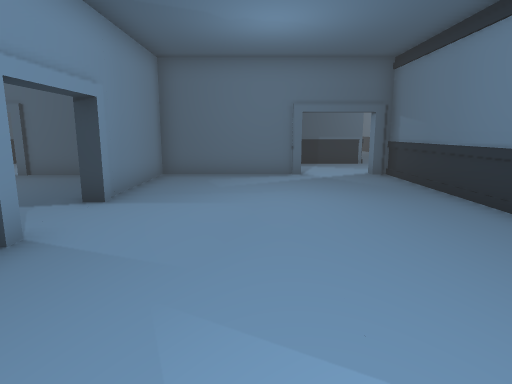
[1] (above)

20 first-person views from a walk through a Unity game level. The camera is 1.4 m above the floor, tilts 10° down and sees 75° across. Doors are open. The floor is counted in squares, 1 m on a side. Each view is taken from the middle of a square. On the plan, view 1 faces up. The plan holds only what a view shows up to about 15 squares ahead; the rest is blank. The place goes on beyond the plan.

[2]
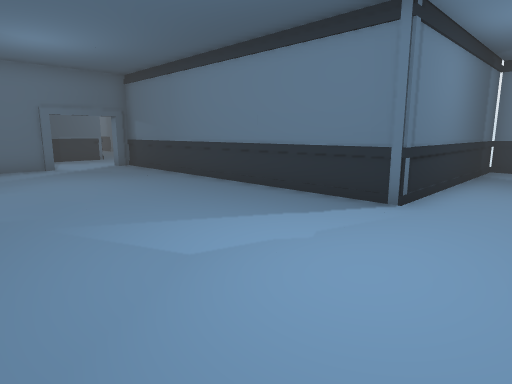

[3]
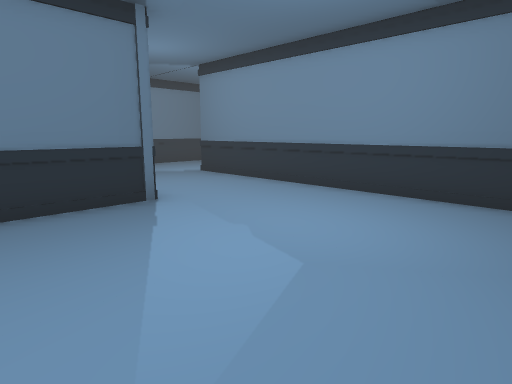

[4]
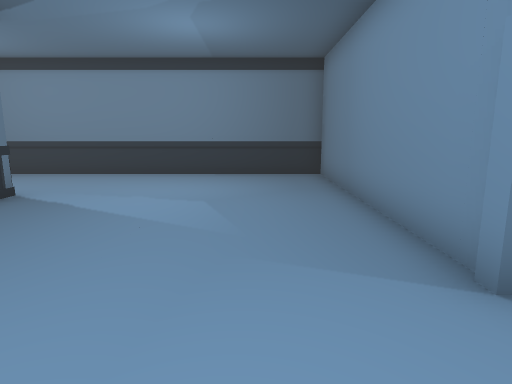

[5]
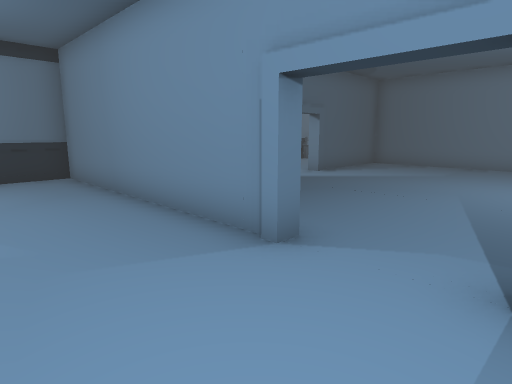

[6]
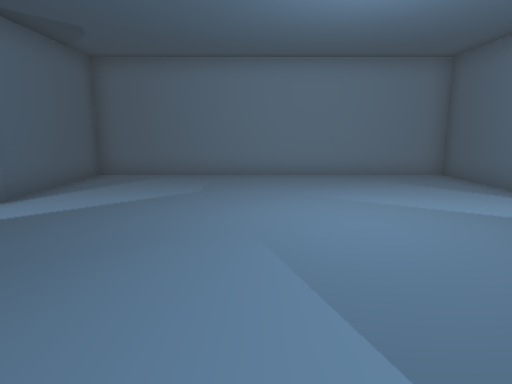

[7]
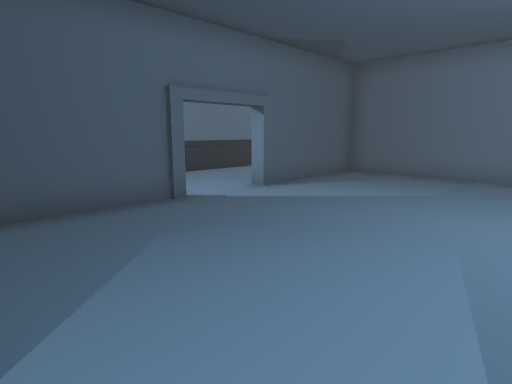

[8]
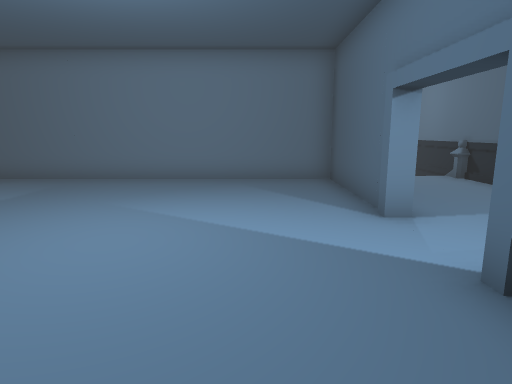

[9]
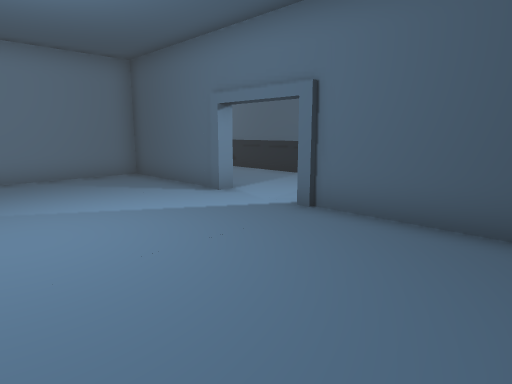

[10]
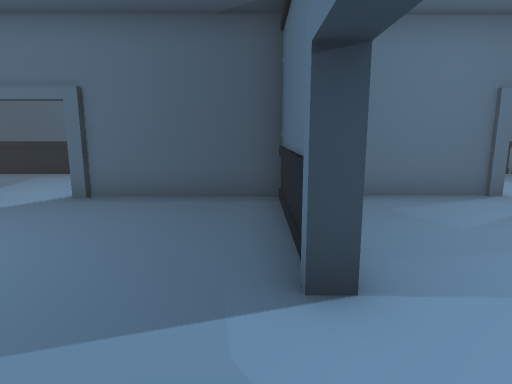

[11]
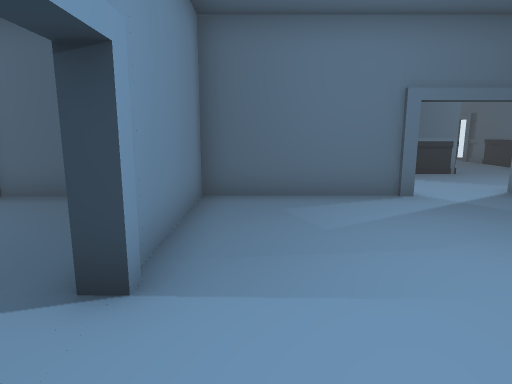

[12]
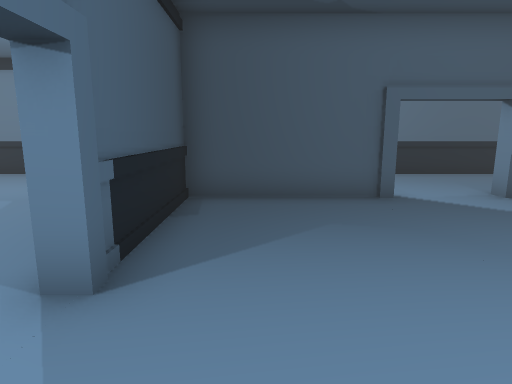

[13]
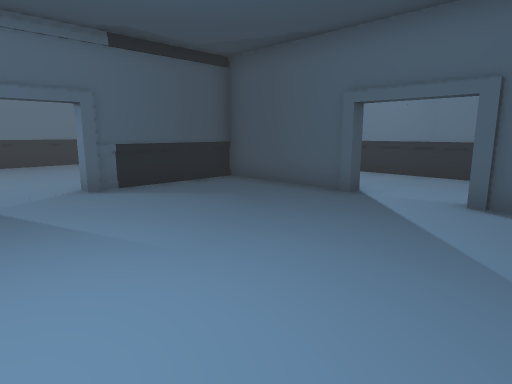

[14]
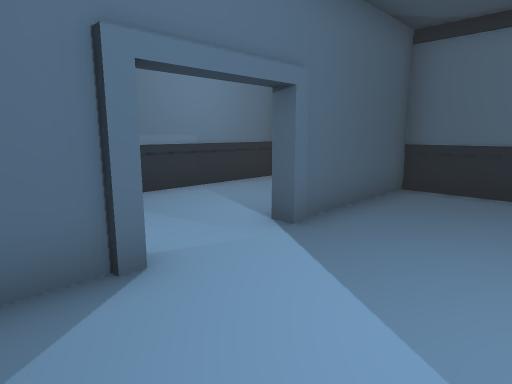

[15]
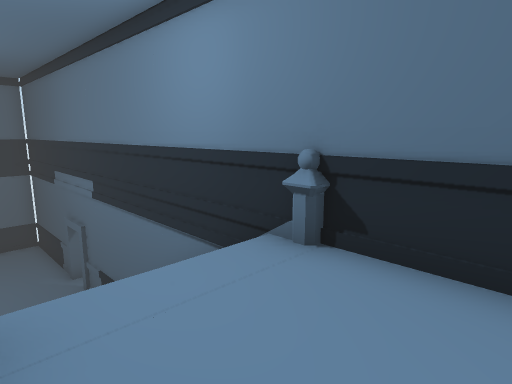

[16]
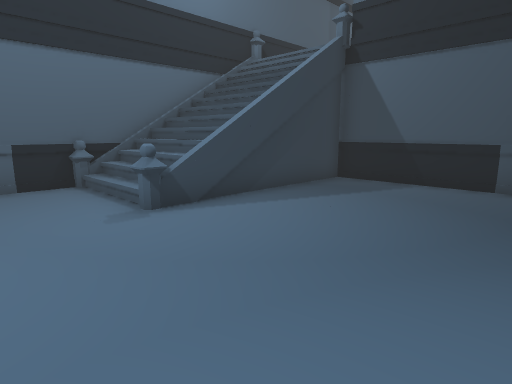

[17]
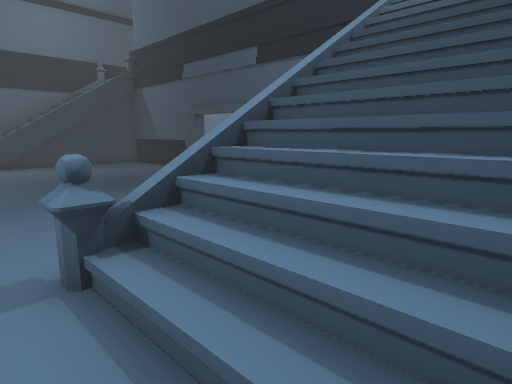

[18]
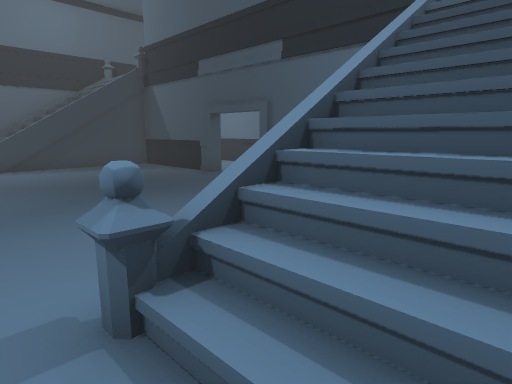

[19]
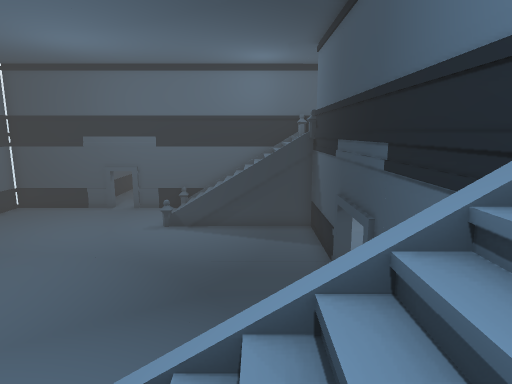

[20]
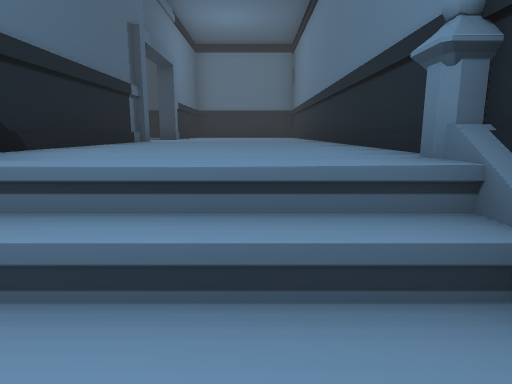

### Floor plan
Key: @ floor where view 1 was taken; # wall or solid block; x gap in a wall; . main floor; - floor 4 m lower than the main floor; / step, stairs or slope; D open door.
Columns run from 25 left of view 1 to 10 right of it. Each row starts with its distance up from view 1.
 19                                 ..#
 18                                 ..#
 17                                ...
 16 x##############  #####       ##..
 15 ---///////............      ....
 14 ---///////...........      .....
 13 ---///////..........       ....
 12  --///////# .......   #####..##
 11 ----------#####..######.......#
 10 ----------#...........#.......#
  9 ----------#...........#.......#
  8 ----------#...........#.......#
  7 ----------x...........#.......#
  6 ----------............D.......#
  5 --------- ............D.......#
  4  -------  x...........#.......#
  3   -----   #...........#.......#
  2   ----    #...........#.......#
  1   --      #...........#.......#
  0   --      #...........#..@....######
 -1   -///////#####..######.............
 -2   -///////..........  #............
 -3   -///////..........  #............
 -4   -///  //..........  #.............
 -5          #########################..

Where each view was taken, in squares from view 1:
view 1: 0 up, 0 right, facing up
view 2: 3 down, 2 left, facing up-right
view 3: 3 up, 2 left, facing down-right
view 4: 7 up, 1 left, facing down
view 5: 7 up, 0 right, facing down-left
view 6: 5 up, 4 left, facing left
view 7: 6 up, 4 left, facing down-left
view 8: 9 up, 5 left, facing left
view 9: 6 up, 4 left, facing up-left
view 10: 4 up, 4 left, facing up
view 11: 4 up, 2 left, facing up
view 12: 7 up, 5 left, facing down
view 13: 7 up, 12 left, facing down-right
view 14: 8 up, 12 left, facing up-right
view 15: 12 up, 13 left, facing up-left
view 16: 6 up, 25 left, facing up-right
view 17: 4 down, 23 left, facing up-right
view 18: 3 down, 23 left, facing up-right
view 19: 3 down, 18 left, facing up
view 20: 3 down, 18 left, facing right
